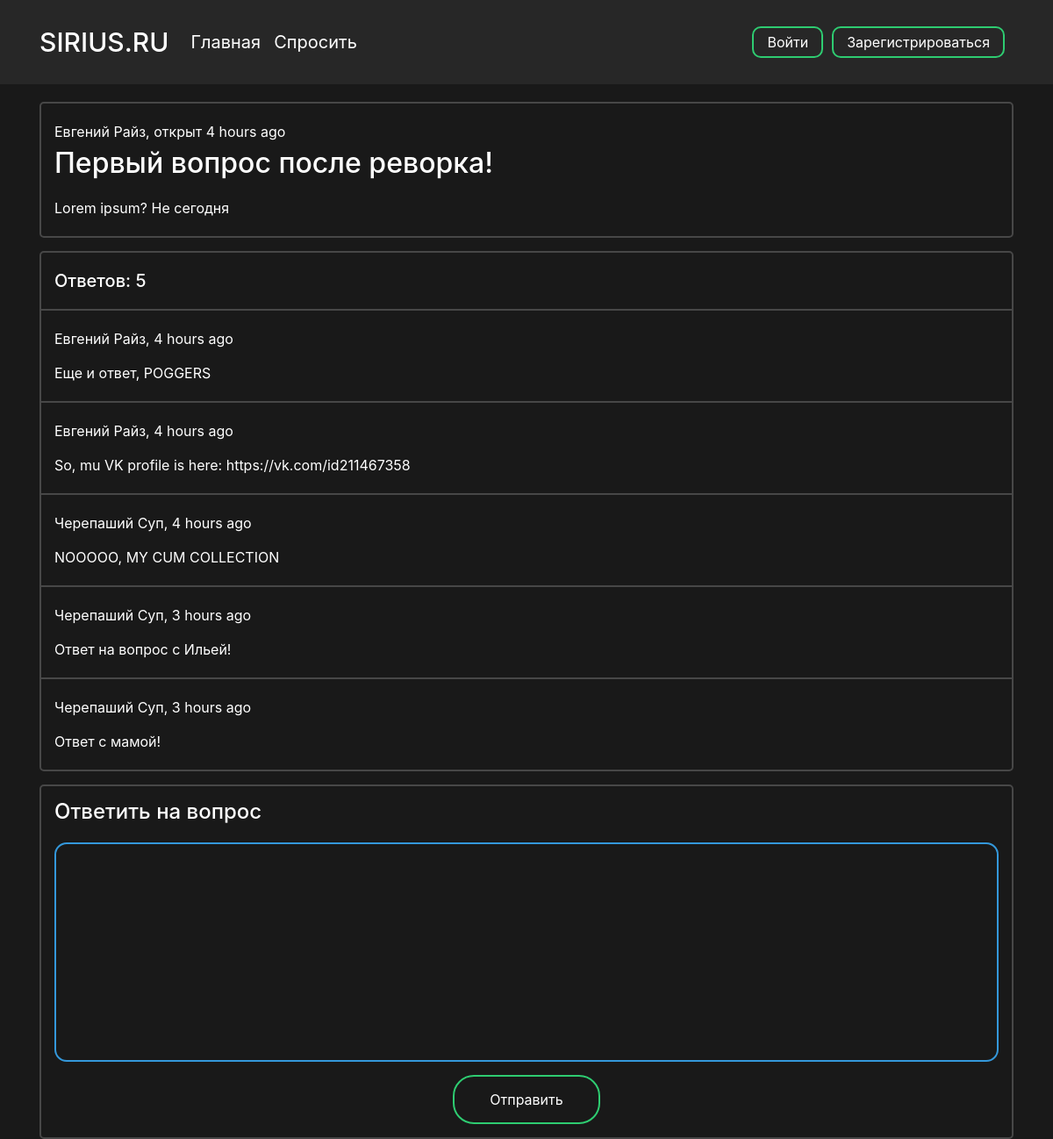
Screenshot of /question/1 with the database file from the repository.
### data/users.py (models this page shows, shortened)
class User(SqlAlchemyBase, UserMixin):
    __tablename__ = 'users'
    id = sqlalchemy.Column(sqlalchemy.Integer,
                           primary_key=True, autoincrement=True)
    surname = sqlalchemy.Column(sqlalchemy.String, nullable=True)
    name = sqlalchemy.Column(sqlalchemy.String, nullable=True)
    age = sqlalchemy.Column(sqlalchemy.Integer, nullable=True)
    country = sqlalchemy.Column(sqlalchemy.String, nullable=True)
    city = sqlalchemy.Column(sqlalchemy.String, nullable=True)
    email = sqlalchemy.Column(sqlalchemy.String,
                              index=True, unique=True, nullable=True)
    hashed_password = sqlalchemy.Column(sqlalchemy.String, nullable=True)
    registration_date = sqlalchemy.Column(sqlalchemy.DateTime,
                                      default=datetime.datetime.utcnow)

### data/questions.py (models this page shows)
class Question(SqlAlchemyBase):
    __tablename__ = 'questions'
    id = sqlalchemy.Column(sqlalchemy.Integer,
                           primary_key=True, autoincrement=True)
    title = sqlalchemy.Column(sqlalchemy.String)
    text = sqlalchemy.Column(sqlalchemy.String)
    user_id = sqlalchemy.Column(sqlalchemy.Integer,
                                sqlalchemy.ForeignKey("users.id"))
    user = orm.relation('User')
    created_date = sqlalchemy.Column(sqlalchemy.DateTime,
                                      default=datetime.datetime.utcnow)

class Answer(SqlAlchemyBase):
    __tablename__ = 'answers'
    id = sqlalchemy.Column(sqlalchemy.Integer,
                           primary_key=True, autoincrement=True)
    text = sqlalchemy.Column(sqlalchemy.String)
    user_id = sqlalchemy.Column(sqlalchemy.Integer,
                                sqlalchemy.ForeignKey("users.id"))
    user = orm.relation('User')
    question_id = sqlalchemy.Column(sqlalchemy.Integer,
                                sqlalchemy.ForeignKey("questions.id"))
    question = orm.relation('Question')
    created_date = sqlalchemy.Column(sqlalchemy.DateTime,
                                      default=datetime.datetime.utcnow)

### main.py (the view, shortened to what this page needs)
@app.route('/question/<int:question_id>', methods=['GET', 'POST'])
def question_page(question_id):
    form = AnswerForm()
    db_sess = db_session.create_session()
    question = db_sess.query(Question).filter(Question.id == question_id).first()
    answers = db_sess.query(Answer).filter(Answer.question_id == question_id).all()
    return render_template(
                        'question.html',
                        id=question_id,
                        question=question,
                        answers=answers,
                        form=form,
                        user=current_user,
                    )

### forms/questions.py
class AnswerForm(FlaskForm):
    text = TextAreaField('Введите текст ответа', validators=[DataRequired()])
    submit = SubmitField('Отправить')

### data/db_session.py (called while the page is built)
def create_session() -> Session:
    global __factory
    return __factory()

### templates/question.html (shortened to what this page needs)
<head>
    <link rel="stylesheet" type="text/css" href="{{ url_for('static', filename='css/question.css')}}">
</head>
{% extends "base.html" %}
{% block content %}
<div class="question-wrapper">
    <div class="question">
        <p class="user-name">{{ question.user.name }} {{ question.user.surname }}, открыт {{ moment(question.created_date).fromNow(refresh=True) }}</p>
        <h2 class="question-title">{{ question.title }}</h2>
        <p class="question-text">{{ question.text }}</p>
    </div>
</div>
<div class="answers">
    <div class="answer-count-wrapper">
        <div class="answer-count">
            <h5 class="counter">Ответов: {{ answers|length }}</h5>
        </div>
    </div>
    <div class="answers-block">
        {% for item in answers %}
            <div class="answer-block-wrapper">
                <div class="answer-block">
                    <p class="user-name">{{ item.user.name }} {{ item.user.surname }}, {{ moment(item.created_date).fromNow(refresh=True) }}</p>
                    <p class="question-text">{{ item.text }}</p>
                </div>
            </div>
        {% endfor %}
    </div>
</div>
<div class="answer-form">
    <h4 class="title">Ответить на вопрос</h4>
    <form class="box" action="" method="post">
        {{ form.text(type="text", autocomplete="off") }}
        {{ form.submit(type="submit") }}
    </form>
</div>
{% endblock %}

### static/css/question.css (style rules this page uses)
.question, .answers, .answer-form { border: 2px solid rgba(255, 255, 255, 0.2); border-radius: 5px; -webkit-background-clip: padding-box; background-clip: padding-box; }
.question { margin-bottom: 15px; padding: 20px 15px; }
.question .user-name { margin-bottom: 5px }
.question .question-title { margin-bottom: 20px }
.answer-count { padding: 20px 15px; }
.counter { margin: 0; }
.answers { margin-bottom: 15px; }
.answer-block-wrapper:after, .answer-block-wrapper:first-child:before { content: ''; display: block; height: 2px; background: rgba(255, 255, 255, 0.2); margin: 0px }
.answer-block-wrapper:last-child:after { content: none; }
.answer-block { padding: 20px 15px; }
.answer-block .user-name { margin-bottom: 15px }
.answer-form { padding: 15px }
.answer-form .title { margin-bottom: 20px; }
.box { margin: 0; }
.box textarea[type = "text"] { border:0; background: none; resize: none; display: block; margin: 0px auto; border: 2px solid #3498db; padding: 7px 10px; width: 100%; outline: none; color: white; border-radius: 14px; transition: 0.25s; }
.box textarea[type = "text"] { height: 250px; }
.box input[type = "submit"] { border:0; background: none; display: block; margin: 15px auto 0px; text-align: center; border: 2px solid #2ecc71; padding: 14px 40px; outline: none; color: white; border-radius: 24px; transition: 0.25s; cursor: pointer; }

### static/css/base.css (style rules this page uses)
html { color: #ffffff }
body { background-color: #191919 !important; color: #ffffff }
p { margin: 0px; }

### rows the page displays
User: user.name "Евгений", user.surname "Райз"
Question: created_date "4 hours ago", title "Первый вопрос после реворка!", text "Lorem ipsum? Не сегодня"
Answer: user.name "Евгений", user.surname "Райз", created_date "4 hours ago", text "Еще и ответ, POGGERS"
Answer: user.name "Евгений", user.surname "Райз", created_date "4 hours ago", text "So, mu VK profile is here: https://vk.com/id211467358"
Answer: user.name "Черепаший", user.surname "Суп", created_date "4 hours ago", text "NOOOOO, MY CUM COLLECTION"
Answer: user.name "Черепаший", user.surname "Суп", created_date "3 hours ago", text "Ответ на вопрос с Ильей!"
Answer: user.name "Черепаший", user.surname "Суп", created_date "3 hours ago", text "Ответ с мамой!"

### other values shown
{{ answers|length }} "5"
